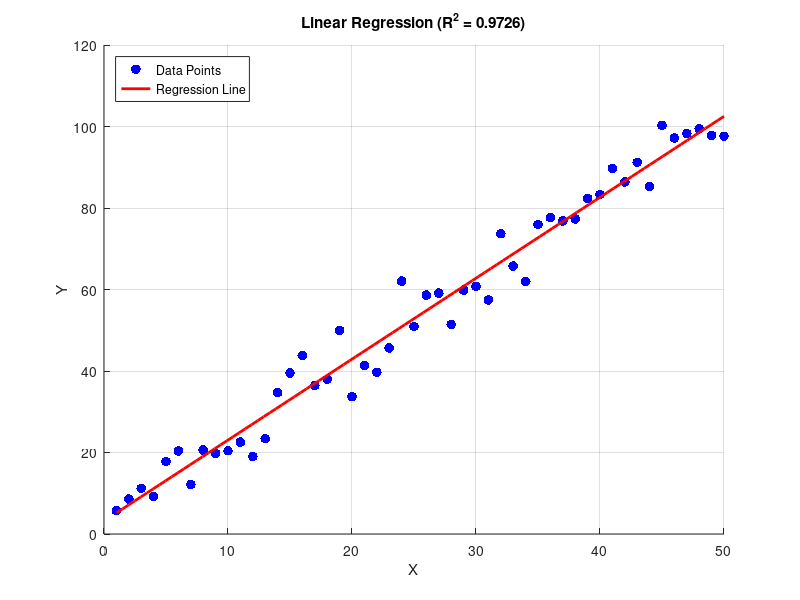

The MATLAB source for this figure:
% Linear Regression Example
% This script demonstrates simple linear regression in MATLAB

% Clear workspace and command window
clear;
clc;

% Generate sample data
% Let's create data with a linear relationship: y = 2x + 3 + noise
fprintf('Generating sample data...\n');
x = (1:50)';  % Independent variable (column vector)
true_slope = 2;
true_intercept = 3;
noise = randn(50, 1) * 5;  % Add some random noise
y = true_slope * x + true_intercept + noise;  % Dependent variable

% Perform linear regression using polyfit (degree 1 for linear)
fprintf('Performing linear regression...\n');
p = polyfit(x, y, 1);  % Returns [slope, intercept]
slope = p(1);
intercept = p(2);

% Calculate R-squared value
y_pred = polyval(p, x);
ss_res = sum((y - y_pred).^2);
ss_tot = sum((y - mean(y)).^2);
r_squared = 1 - (ss_res / ss_tot);

% Display results
fprintf('\n--- Linear Regression Results ---\n');
fprintf('Equation: y = %.4f * x + %.4f\n', slope, intercept);
fprintf('R-squared: %.4f\n', r_squared);
fprintf('True slope: %.4f, Estimated slope: %.4f\n', true_slope, slope);
fprintf('True intercept: %.4f, Estimated intercept: %.4f\n', true_intercept, intercept);

% Create visualization
figure('Position', [100, 100, 800, 600]);

% Plot original data points
scatter(x, y, 50, 'b', 'filled', 'DisplayName', 'Data Points');
hold on;

% Plot regression line
x_line = linspace(min(x), max(x), 100);
y_line = polyval(p, x_line);
plot(x_line, y_line, 'r-', 'LineWidth', 2, 'DisplayName', 'Regression Line');

% Add labels and legend
xlabel('X');
ylabel('Y');
title(sprintf('Linear Regression (R^2 = %.4f)', r_squared));
legend('Location', 'northwest');
grid on;
hold off;

fprintf('\nPlot created successfully!\n');
